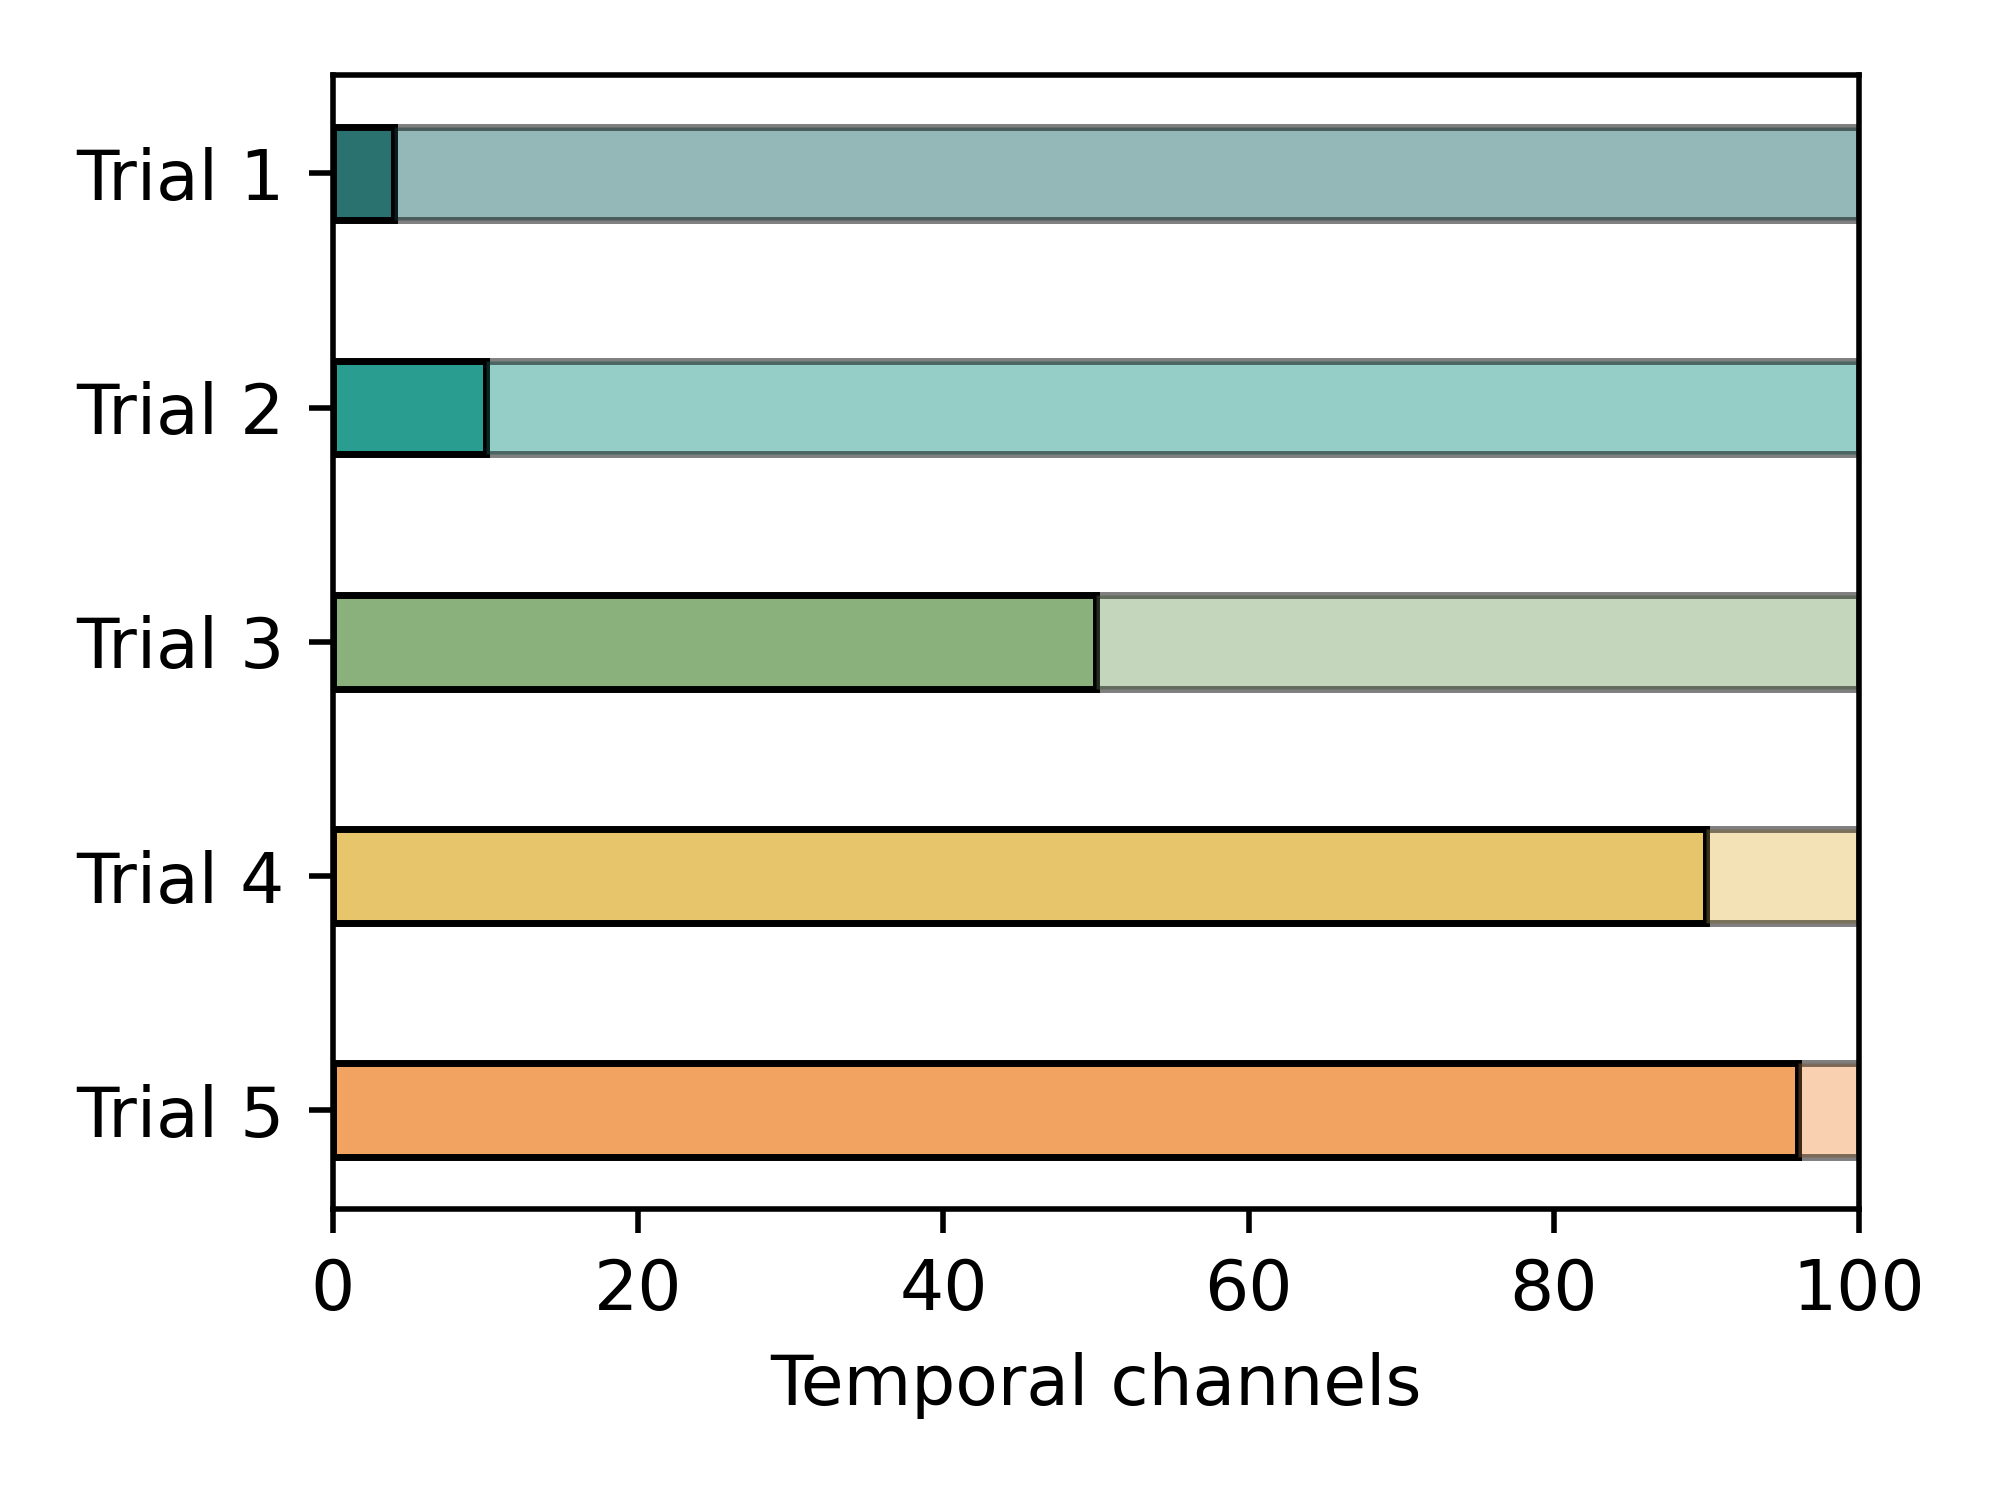

Reproduce this figure in Python.
import matplotlib.pyplot as plt

rows = [
    {'name': 'Trial 1', 'edge': 4},
    {'name': 'Trial 2', 'edge': 10},
    {'name': 'Trial 3', 'edge': 50},
    {'name': 'Trial 4', 'edge': 90},
    {'name': 'Trial 5', 'edge': 96},
]

# each trial has one colours
colours = [# '#274753', 
           '#297270', '#299D8F', '#8AB07C',  '#E7C66B', '#F3A361']

fig, ax = plt.subplots(figsize=(4, 3))

yticks = []
yticklabels = []
for i, row in enumerate(rows):
    y = len(rows) - i 
    yticks.append(y)
    yticklabels.append(row['name'])
    # The first bar surrounded by a box full color filled, the second bar surrounded by a box partially filled
    
    # Plot the left bar
    ax.barh(y, row['edge'], left=0, height=0.4, color=colours[i], edgecolor='black')
    # Plot the right bar
    ax.barh(y, 100-row['edge'], left=row['edge'], height=0.4, color=colours[i], alpha=0.5, edgecolor='black')

    # # Label solid bar as "X" and transparent bar as "Y"
    # ax.text(row['bars'][0][0] + (row['bars'][0][1] - row['bars'][0][0]) / 2, y, 'X',
    #         ha='center', va='center', color='white', fontsize=12)
        

ax.set_yticks(yticks)
ax.set_yticklabels(yticklabels)

ax.set_xlim(0, 100)

plt.xlabel('Temporal channels')


plt.tight_layout()
plt.savefig('code/fig/fig4_bar.png', transparent=True, dpi=500)
